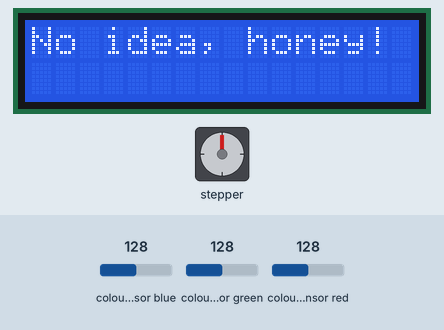
The sketch below on a simulated Arduino Uno, built with avr-gcc and run on an emulated ATmega328P. On the bench: stepper motor, 16×2 character LCD. Wiring (inferred from the names in the program): TCS3200 colour sensor: output pin 8; S2 pin 6; S3 pin 7; S0 pin 4; S1 pin 5; stepper motor driver (200 steps per turn assumed): step pin 9; direction pin 10. Inputs (shaded band) come from the test bench; at power-on: colour sensor blue 128, colour sensor green 128, colour sensor red 128.

Above: at 4.1 s.
At 5.2 s:
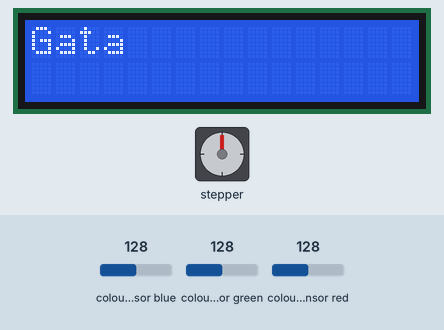

Measured:
- what the display in image 0 shows lasts 1.0 s, from 4.1 s to 5.1 s
- what the display in image 1 shows lasts 4.0 s, from 5.1 s to 9.1 s

The sketch:

colorSensorSorter.ino
```cpp
/* SENZORUL DE CULOARE:
GND - negru - GND
S0 - alb - pin 4
S1 - galben - pin 5
S2 - portocaliu - pin 6
S3 - verde - pin 7
VCC - mov - 5V
OUT - albastru - pin 8

DISPLAY-UL:
GND - albastru - GND
VCC - mov - 5V
SDA - gri - A4
SCL - alb - A5

SERVOMOTORUL:
GND - maro
VCC - rosu
Semnal - galben - pin 3

STEPPERUL:
step - rosu - pin 9
direction - negru - pin 10*/

#include <Wire.h>
#include <LiquidCrystal_I2C.h>
#include <Servo.h>


#define S0 4
#define S1 5
#define S2 6
#define S3 7
#define sensorOut 8
#define servoPin 3
#define stepPin 9
#define dirPin 10
#define noSteps 200
#define delaySteps 10
#define noTests 50

int redFrequency = 0;
int greenFrequency = 0;
int blueFrequency = 0;
int red = 0;
int green = 0;
int blue = 0;

/*1. Orange, 2. Pink, 3. Red, 4. Blue*/

int currentPos = 1;
int nextPos = 0;

LiquidCrystal_I2C lcd(0x27, 16, 2);
Servo servoMotor;

void setup() {
  //COLOR SENSOR
  pinMode(S0, OUTPUT);
  pinMode(S1, OUTPUT);
  pinMode(S2, OUTPUT);
  pinMode(S3, OUTPUT);
  pinMode(sensorOut, INPUT);

  digitalWrite(S0,HIGH);
  digitalWrite(S1,LOW);

  //LDC
  lcd.init();
  lcd.backlight();
  Serial.begin(9600);

  //STEPPER
  pinMode(stepPin,OUTPUT);
  pinMode(dirPin,OUTPUT);

  /*servoMotor.attach(servoPin);
  servoMotor.write(0);*/
   delay(1000);
}

void oneStepBack(){
  digitalWrite(dirPin, HIGH); //high merge in sens trigonometric si low in sens orar
    for(int x = 0; x < noSteps/4; x++) {
      digitalWrite(stepPin, HIGH);
      delayMicroseconds(500);
      digitalWrite(stepPin, LOW);
      delayMicroseconds(500);
      delay(delaySteps);
    }
}

void oneStepForward(){
  digitalWrite(dirPin, LOW); //high merge in sens trigonometric si low in sens orar
    for(int x = 0; x < noSteps/4; x++) {
      digitalWrite(stepPin, HIGH);
      delayMicroseconds(500);
      digitalWrite(stepPin, LOW);
      delayMicroseconds(500);
      delay(delaySteps);
    }
}

void twoStepsForward(){
  digitalWrite(dirPin, LOW); //high merge in sens trigonometric si low in sens orar
    for(int x = 0; x < noSteps/2; x++) {
      digitalWrite(stepPin, HIGH);
      delayMicroseconds(500);
      digitalWrite(stepPin, LOW);
      delayMicroseconds(500);
      delay(delaySteps);
    }
}

void goOrange() {
  nextPos = 1;
  if(currentPos == 2)
    oneStepBack();
  else if (currentPos == 3)
          twoStepsForward();
       else if (currentPos == 4)
              oneStepForward();
}

void goPink() {
  nextPos = 2;
  if(currentPos == 3)
    oneStepBack();
  else if (currentPos == 4)
          twoStepsForward();
       else if (currentPos == 1)
              oneStepForward();
}

void goRed() {
  nextPos = 3;
  if(currentPos == 4)
    oneStepBack();
  else if (currentPos == 1)
          twoStepsForward();
       else if (currentPos == 2)
              oneStepForward();
}

void goBlue() {
  nextPos = 4;
  if(currentPos == 1)
    oneStepBack();
  else if (currentPos == 2)
          twoStepsForward();
       else if (currentPos == 3)
              oneStepForward();
}

int testColor(){
  int contorOrange = 0, contorPink = 0, contorRed = 0, contorBlue = 0, i, contorIdk = 0;
  for(i = 0; i<noTests; i++){
    // RED
    digitalWrite(S2,LOW);
    digitalWrite(S3,LOW);
    redFrequency = pulseIn(sensorOut, LOW);
    delay(20);

    // GREEN
    digitalWrite(S2,HIGH);
    digitalWrite(S3,HIGH);
    greenFrequency = pulseIn(sensorOut, LOW);
    delay(20);

    // BLUE
    digitalWrite(S2,LOW);
    digitalWrite(S3,HIGH);
    blueFrequency = pulseIn(sensorOut, LOW);
    delay(20);

    if(redFrequency>=43 & redFrequency<=59 & greenFrequency>=70 & greenFrequency<=92 & blueFrequency>=69 & blueFrequency<=84){
      contorOrange++;
    }
    else if(redFrequency>=45 & redFrequency<=61 & greenFrequency>=71 & greenFrequency<=88 & blueFrequency>=54 & blueFrequency<=68){
     contorPink++;
    }
    else if(redFrequency>=49 & redFrequency<=63 & greenFrequency>=83 & greenFrequency<=100 & blueFrequency>=69 & blueFrequency<=86){
      contorRed++;
    }
    else if(redFrequency>=43 & redFrequency<=57 & greenFrequency>=57 & greenFrequency<=73 & blueFrequency>=43 & blueFrequency<=60){
      contorBlue++;
    }
    else  contorIdk ++;
  }
    int result = max(max(max(max(contorOrange, contorPink), contorRed), contorBlue), contorIdk);
    if (result == contorOrange) return 1;
    else if (result == contorPink) return 2;
    else if (result == contorRed) return 3;
    else if (result == contorBlue) return 4;
    else return 5;
}

void loop() {
  //servoMotor.write(0); delay(1000);
  //servoMotor.write(90); delay (100);

  int color = testColor();

  if(color == 1){
    lcd.clear();lcd.print("ORANGE"); //goOrange();
  }
  else if(color == 2){
    lcd.clear();lcd.print("PINK"); //goPink();
  }
  else if(color == 3){
    lcd.clear();lcd.print("RED"); //goRed();
  }
  else if(color == 4){
    lcd.clear();lcd.print("BLUE"); //goBlue();
  }
  else  {
    lcd.clear();lcd.print("No idea, honey!");
  }

  currentPos = nextPos;
  delay(1000);
  lcd.clear();lcd.print("Gata");

  //servoMotor.write(180);
  delay(1000);
}
```
